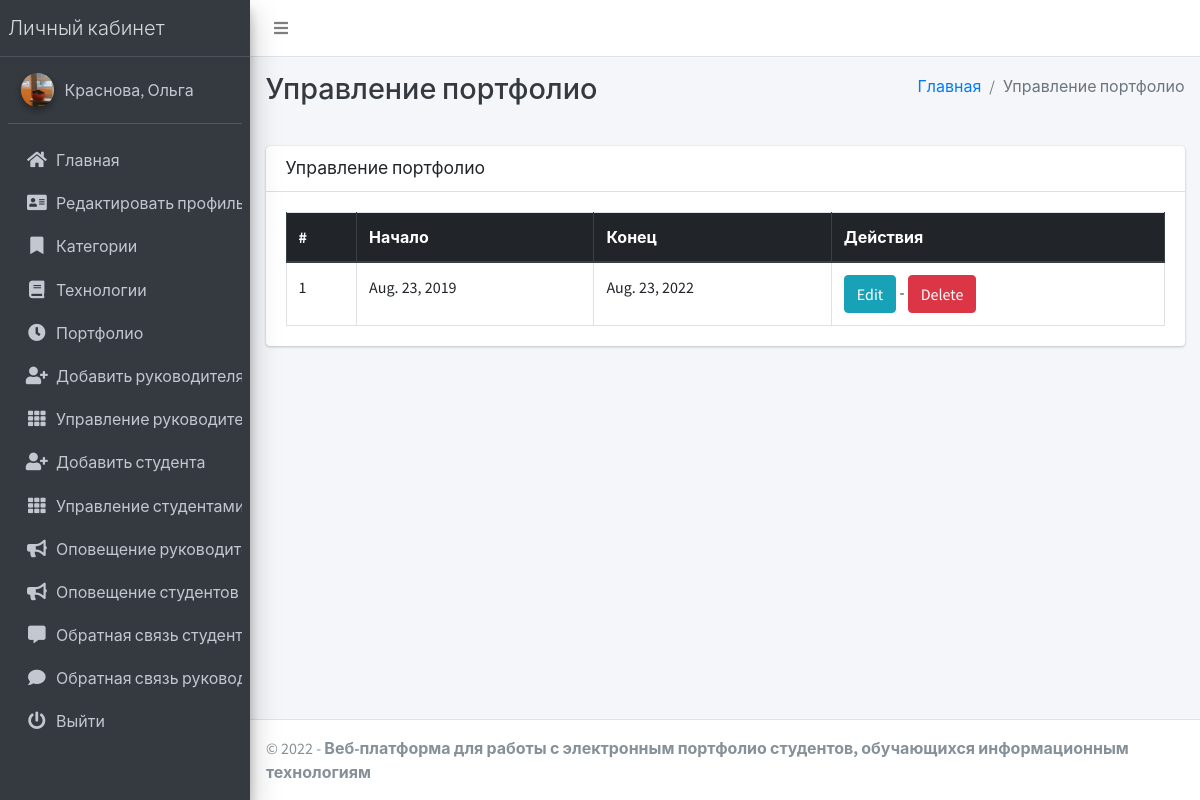
The app's page /session/manage/ (signed in) with its own data.
### main_app/models.py (models this page shows, shortened)
class CustomUser(AbstractUser):
    USER_TYPE = ((1, "HOD"), (2, "Staff"), (3, "Student"))
    GENDER = [("M", "Male"), ("F", "Female")]
    username = None  # Removed username, using email instead
    email = models.EmailField(unique=True)
    user_type = models.CharField(default=1, choices=USER_TYPE, max_length=1)
    gender = models.CharField(max_length=1, choices=GENDER)
    profile_pic = models.ImageField()
    address = models.TextField()
    fcm_token = models.TextField(default="")  # For firebase notifications
    created_at = models.DateTimeField(auto_now_add=True)
    updated_at = models.DateTimeField(auto_now=True)
    USERNAME_FIELD = "email"
    REQUIRED_FIELDS = []
    objects = CustomUserManager()
    def __str__(self):
        return self.last_name + ", " + self.first_name

class Session(models.Model):
    start_year = models.DateField()
    end_year = models.DateField()

### main_app/hod_views.py (the view)
# urls.py: path("session/manage/", hod_views.manage_session, name='manage_session'),
def manage_session(request):
    sessions = Session.objects.all()
    context = {'sessions': sessions, 'page_title': 'Управление портфолио'}
    return render(request, "hod_template/manage_session.html", context)

### main_app/templates/hod_template/manage_session.html
{% extends 'main_app/base.html' %}
{% load static %}
{% block page_title %}{{page_title}}{% endblock page_title %}
{% block content %}
<section class="content">
    <div class="container-fluid">
        <div class="row">
            <div class="col-md-12">
                <div class="card">
                    <div class="card-header">
                        <h3 class="card-title">{{page_title}}</h3>
                    </div>
                    <div class="card-body">
                        <table id="example2" class="table table-bordered table-hover">
                            <thead class="thead-dark">
                                <tr>
                                    <th>#</th>
                                    <th>Начало</th>
                                    <th>Конец</th>
                                    <th>Действия</th>
                                </tr>
                            </thead>
                            <tbody>
                                {% for session in sessions %}
                                <tr>
                                    <td>{{ forloop.counter }}</td>
                                    <td>{{session.start_year}}</td>
                                    <td>{{session.end_year}}</td>
                                    <td><a href="{% url 'edit_session' session.id %}" class="btn btn-info">Edit</a> - <a href="{% url 'delete_session' session.id %}" onclick="return confirm('Are you sure you want to delete this ?')" class="btn btn-danger">Delete</a> </td>
                                </tr>
                                {% endfor %}
                            </tbody>
                        </table>
                    </div>
                </div>
            </div>
        </div>
    </div>
</section>
{% endblock content %}

### main_app/templates/main_app/sidebar_template.html (shortened to what this page needs)
{% load static %}
<aside class="main-sidebar sidebar-dark-info elevation-4">
    {% if request.user.user_type == '1' %}
    <a href="{% url 'admin_home' %}" class="brand-link">
        <span class="brand-text font-weight-light">Личный кабинет</span>
    </a>
    <div class="sidebar">
        <div class="user-panel mt-3 pb-3 mb-3 d-flex">
            <div class="image">
                <img src="{{ request.user.profile_pic}}" class="img-circle elevation-2" alt="User Image">
            </div>
            <div class="info">
                <a href="#" class="d-block">{{user}}</a>
            </div>
        </div>
        <nav class="mt-2">
            <ul class="nav nav-pills nav-sidebar flex-column" data-widget="treeview" role="menu" data-accordion="false">
                <li class="nav-item">
                    {% url 'admin_home' as admin_home %}
                    <a href="{{admin_home}}" class="nav-link {% if admin_home == request.path %} active {% endif %}">
                        <i class="nav-icon fas fa-home"></i>
                        <p>
                            Главная
                        </p>
                    </a>
                </li>
                <li class="nav-item">
                    {% url 'admin_view_profile' as admin_view_profile %}
                    <a href="{{admin_view_profile}}"
                        class="nav-link {% if admin_view_profile == request.path %} active {% endif %}">
                        <i class="nav-icon fas fa-address-card"></i>
                        <p>
                            Редактировать профиль
                        </p>
                    </a>
                </li>
                <li class="nav-item has-treeview">
                    <a href="#" class="nav-link">
                        <i class="nav-icon fas fa-bookmark"></i>
                        <p>
                            Категории
                        </p>
                    </a>
                </li>
                <li class="nav-item has-treeview">
                    <a href="#" class="nav-link">
                        <i class="nav-icon fas fa-book"></i>
                        <p>
                            Технологии
                        </p>
                    </a>
                </li>
                <li class="nav-item has-treeview">
                    <a href="#" class="nav-link">
                        <i class="nav-icon fas fa-clock"></i>
                        <p>
                            Портфолио
                        </p>
                    </a>
                </li>
                <li class="nav-item">
                    {% url 'add_staff' as add_staff %}
                    <a href="{{add_staff}}" class="nav-link {% if add_staff == request.path %} active {% endif %}">
                        <i class="nav-icon fas fa-user-plus"></i>
                        <p>
                            Добавить руководителя
                        </p>
                    </a>
                </li>
                <li class="nav-item">
                    {% url 'manage_staff' as manage_staff %}
                    {% url 'edit_staff' staff_id as edit_staff %}
                    <a href="{{manage_staff}}"
                        class="nav-link {% if manage_staff == request.path or request.path == edit_staff %} active {% endif %}">
                        <i class="nav-icon fas fa-th"></i>
                        <p>
                            Управление руководителями
                        </p>
                    </a>
                </li>
                <li class="nav-item">
                    {% url 'add_student' as add_student%}
                    <a href="{{add_student}}" class="nav-link  {% if add_student == request.path %} active {% endif %}">
                        <i class="nav-icon fas fa-user-plus"></i>
                        <p>
                            Добавить студента
                        </p>
                    </a>
                </li>
                <li class="nav-item">
                    {% url 'manage_student' as manage_student %}
                    {% url 'edit_student' student_id as edit_student %}
                    <a href="{{manage_student}}"
                        class="nav-link  {% if edit_student == request.path or manage_student == request.path %} active {% endif %}">
                        <i class="nav-icon fas fa-th"></i>
                        <p>
                            Управление студентами
                        </p>
                    </a>
                </li>
                <li class="nav-item">
                    {% url 'admin_notify_staff' as admin_notify_staff %}
                    <a href="{{admin_notify_staff}}"
                        class="nav-link {% if admin_notify_staff == request.path %} active {% endif %}">
                        <i class="nav-icon fas fa-bullhorn"></i>
                        <p>
                            Оповещение руководителей
                        </p>
                    </a>
                </li>
                <li class="nav-item">
                    {% url 'admin_notify_student' as admin_notify_student %}
                    <a href="{{admin_notify_student}}"
                        class="nav-link {% if admin_notify_student == request.path %} active {% endif %}">
                        <i class="nav-icon fas fa-bullhorn"></i>
                        <p>
                            Оповещение студентов
                        </p>
                    </a>
                </li>
                <li class="nav-item">
                <li class="nav-item">
                    {% url 'student_feedback_message' as student_feedback_message %}
                    <a href="{{ student_feedback_message }}"
                        class="nav-link  {% if student_feedback_message == request.path %} active {% endif %}">
                        <i class="nav-icon fas fa-comment-alt"></i>
                        <p>
                            Обратная связь студентов
                        </p>
                    </a>
                </li>
                <li class="nav-item">
                    {% url 'staff_feedback_message' as staff_feedback_message %}
                    <a href="{{staff_feedback_message}}"
                        class="nav-link   {% if staff_feedback_message == request.path %} active {% endif %}">
                        <i class="nav-icon fas fa-comment"></i>
                        <p>
                            Обратная связь руководителей
                        </p>
                    </a>
                </li>
                                        {% endif %}
                                        <li class="nav-item">
                                            <a href="{% url 'user_logout' %}"
                                                onclick="return confirm('Ваш сеанс работы будет завершен.\n\nЗавершить?')"
                                                class="nav-link">
                                                <i class="nav-icon fas fa-power-off"></i>
                                                <p>
                                                    Выйти
                                                </p>
                                            </a>
                                        </li>
                                    </ul>
                                </nav>
                            </div>
</aside>

### records on screen
CustomUser: user.profile_pic (picture), last_name+first_name "Краснова, Ольга"
Session: start_year "Aug. 23, 2019", end_year "Aug. 23, 2022"

### other values on screen
{{ page_title }} "Управление портфолио"
